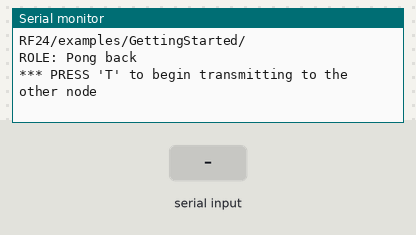
Simulated run of this sketch. Board: Arduino Uno, built with avr-gcc and run on an emulated ATmega328P. Parts: the last lines printed to the serial monitor. The test bench sets the inputs (shaded band). No radio packets arrive unless stated.

Above: at 1.2 s.
1.3 s: "T" received over Serial
At 2.1 s:
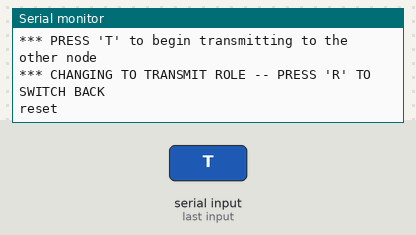
At 10.9 s:
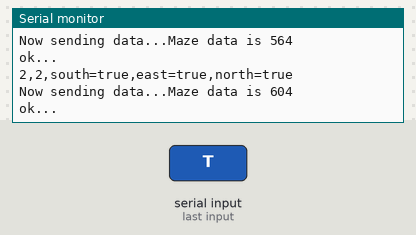
Timing chart, 0 to 12.4 s (numbered marks = the images above; inputs shaded):
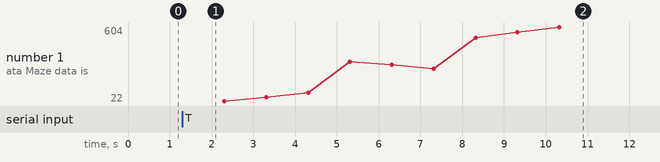

The sketch:

Transmit.ino
```cpp
// (licence header left out)
/**
 * Example for Getting Started with nRF24L01+ radios.
 *
 * This is an example of how to use the RF24 class.  Write this sketch to two
 * different nodes.  Put one of the nodes into 'transmit' mode by connecting
 * with the serial monitor and sending a 'T'.  The ping node sends the current
 * time to the pong node, which responds by sending the value back.  The ping
 * node can then see how long the whole cycle took.
 */

#include <SPI.h>
#include "nRF24L01.h"
#include "RF24.h"
#include "printf.h"

//
// Hardware configuration
//

// Set up nRF24L01 radio on SPI bus plus pins 9 & 10

RF24 radio(9,10);

//Radio pipe addresses for the 2 nodes to communicate.
const uint64_t pipes[2] = { 0x000000001aLL, 0x000000001bLL };
static int x_start;
static int y_start;

//
// Role management
//
// Set up role.  This sketch uses the same software for all the nodes
// in this system.  Doing so greatly simplifies testing.
//

// The various roles supported by this sketch
typedef enum { role_ping_out = 1, role_pong_back } role_e;

// The debug-friendly names of those roles
const char* role_friendly_name[] = { "invalid", "Ping out", "Pong back"};

// The role of the current running sketch
role_e role = role_pong_back;

void setup(void)
{

  //
  // Print preamble
  //

  Serial.begin(57600);
  printf_begin();
  printf("\n\rRF24/examples/GettingStarted/\n\r");
  printf("ROLE: %s\n\r",role_friendly_name[role]);
  printf("*** PRESS 'T' to begin transmitting to the other node\n\r");

  //
  // Setup and configure rf radio
  //

  radio.begin();

  // optionally, increase the delay between retries & # of retries
  radio.setRetries(15,15);
  radio.setAutoAck(true);
  // set the channel
  radio.setChannel(0x50);
  // set the power
  // RF24_PA_MIN=-18dBm, RF24_PA_LOW=-12dBm, RF24_PA_MED=-6dBM, and RF24_PA_HIGH=0dBm.
  radio.setPALevel(RF24_PA_MIN);
  //RF24_250KBPS for 250kbs, RF24_1MBPS for 1Mbps, or RF24_2MBPS for 2Mbps
  radio.setDataRate(RF24_250KBPS);

  // This simple sketch opens two pipes for these two nodes to communicate
  // back and forth.
  // Open 'our' pipe for writing
  // Open the 'other' pipe for reading, in position #1 (we can have up to 5 pipes open for reading)

  if ( role == role_ping_out )
  {
    radio.openWritingPipe(pipes[0]);
    radio.openReadingPipe(1,pipes[1]);
  }
  else
  {
    radio.openWritingPipe(pipes[1]);
    radio.openReadingPipe(1,pipes[0]);
  }

  //
  // Start listening
  //

  radio.startListening();

  //
  // Dump the configuration of the rf unit for debugging
  //

  radio.printDetails();
  x_start = 1;
  y_start = 2;
}

unsigned long shiftpack(unsigned long x_coord, unsigned long y_coord, unsigned long pos_data) {
  unsigned long new_data  =  x_coord << 8 | y_coord << 5 | pos_data;
  //printf("maze data is: %d", new_data);
  return new_data;
}

void senddata(unsigned long new_data) {
  radio.stopListening();

    // Take the time, and send it.  This will block until complete
    unsigned long time = millis();

    printf("Now sending data...");
    printf("Maze data is %lu\n", new_data);
    bool ok = radio.write(&new_data, sizeof(unsigned long) );
    if (ok)
      printf("ok...\n");
    else
      printf("failed.\n\r");

    // Now, continue listening
    radio.startListening();
}

void loop(void)
{
  //
  // Ping out role.  Repeatedly send the current time
  //

  if (role == role_ping_out)
  {
    // Run through a 3x3 maze
    Serial.println("reset");
    delay(1000);
    Serial.println("0,0,north=true,west=true,south=true");
    unsigned long x_coord = 0;
    unsigned long y_coord = 0;
    unsigned long pos_data = 22;
    unsigned long new_data = shiftpack(x_coord, y_coord, pos_data);
    senddata(new_data);
    delay(1000);
    Serial.println("0,1,north=true,south=true");
    x_coord = 0;
    y_coord = 1;
    pos_data = 20;
    new_data = shiftpack(x_coord, y_coord, pos_data);
    senddata(new_data);
    delay(1000);
    Serial.println("0,2,north=true,east=true");
    x_coord = 0;
    y_coord = 2;
    pos_data = 24;
    new_data = shiftpack(x_coord, y_coord, pos_data);
    senddata(new_data);
    delay(1000);
    Serial.println("1,2,east=true,south=true");
    x_coord = 1;
    y_coord = 2;
    pos_data = 12;
    new_data = shiftpack(x_coord, y_coord, pos_data);
    senddata(new_data);
    delay(1000);
    Serial.println("1,1,north=true,south=true");
    x_coord = 1;
    y_coord = 1;
    pos_data = 20;
    new_data = shiftpack(x_coord, y_coord, pos_data);
    senddata(new_data);
    delay(1000);
    Serial.println("1,0,west=true,north=true");
    x_coord = 1;
    y_coord = 0;
    pos_data = 18;
    new_data = shiftpack(x_coord, y_coord, pos_data);
    senddata(new_data);
    delay(1000);
    Serial.println("2,0,south=true,west=true");
    x_coord = 2;
    y_coord = 0;
    pos_data = 6;
    new_data = shiftpack(x_coord, y_coord, pos_data);
    senddata(new_data);
    delay(1000);
    Serial.println("2,1,south=true,north=true");
    x_coord = 2;
    y_coord = 1;
    pos_data = 20;
    new_data = shiftpack(x_coord, y_coord, pos_data);
    senddata(new_data);
    delay(1000);
    Serial.println("2,2,south=true,east=true,north=true");
    x_coord = 2;
    y_coord = 2;
    pos_data = 28;
    new_data = shiftpack(x_coord, y_coord, pos_data);
    senddata(new_data);
    delay(5000);

    // Try again 1s later
    delay(1000);
  }

  if ( Serial.available() )
  {
    //char c = toupper(Serial.read());
    char c = 'T';
    if ( c == 'T' && role == role_pong_back )
    {
      printf("*** CHANGING TO TRANSMIT ROLE -- PRESS 'R' TO SWITCH BACK\n\r");

      // Become the primary transmitter (ping out)
      role = role_ping_out;
      radio.openWritingPipe(pipes[0]);
      radio.openReadingPipe(1,pipes[1]);
    }
  }
}
// vim:cin:ai:sts=2 sw=2 ft=cpp
```

printf.h
```cpp
// (licence header left out)
/**
 * @file printf.h
 *
 * Setup necessary to direct stdout to the Arduino Serial library, which
 * enables 'printf'
 */

#ifndef __PRINTF_H__
#define __PRINTF_H__

#ifdef ARDUINO

int serial_putc( char c, FILE * )
{
  Serial.write( c );

  return c;
}

void printf_begin(void)
{
  fdevopen( &serial_putc, 0 );
}

#else
#error This example is only for use on Arduino.
#endif // ARDUINO

#endif // __PRINTF_H__
```

Measured:
- after the input at 1.3 s, the serial monitor: prints a new line at once (image 1)
